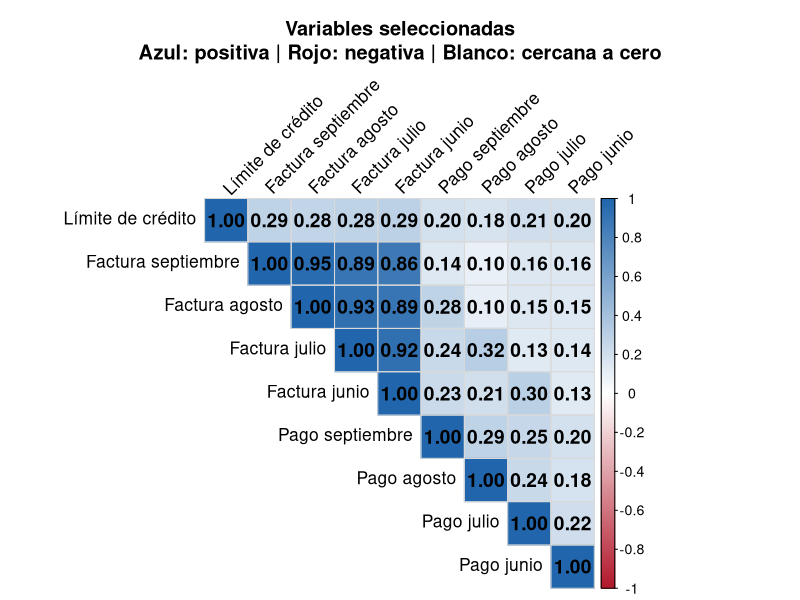

This figure's R source:
## ---- chunk 1
knitr::opts_chunk$set(echo = TRUE, warning = FALSE, message = FALSE)
## ---- chunk 2
paquetes <- c(
  "readr",
  "corrplot",
  "dplyr",
  "rlang",
  "here",
  "readxl",
  "ragg",
  "kableExtra"
)

paquetes_faltantes <- paquetes[!paquetes %in% rownames(installed.packages())]

if (length(paquetes_faltantes) > 0) {
  install.packages(paquetes_faltantes)
}

# Esto es lo que faltaba: cargar los paquetes
invisible(lapply(paquetes, library, character.only = TRUE))
## ---- chunk 3
datos_credit <- read_csv(here("DATASET", "datos_credit.csv"))

variables_seleccionadas <- c(
  "LIMIT_BAL",
  paste0("BILL_AMT", 1:4),
  paste0("PAY_AMT", 1:4)
)

datos_sin_estandarizar <- as.data.frame(
  datos_credit[, variables_seleccionadas]
)

# Conservar las mismas observaciones para ambos análisis.
datos_sin_estandarizar <- datos_sin_estandarizar[
  complete.cases(datos_sin_estandarizar),
  ,
  drop = FALSE
]

datos_estandarizados <- as.data.frame(
  scale(datos_sin_estandarizar, center = TRUE, scale = TRUE)
)

pca_sin_estandarizar <- prcomp(
  datos_sin_estandarizar,
  center = TRUE,
  scale. = FALSE
)

pca_estandarizado <- prcomp(
  datos_estandarizados,
  center = TRUE,
  scale. = FALSE
)
## ---- chunk 4

library(dplyr)
library(corrplot)

# Se parte de la base depurada datos_credit.
# EDUCATION se reserva para caracterizar perfiles por ser categórica.
variables_pca <- c(
  "LIMIT_BAL",
  paste0("BILL_AMT", 1:4),
  paste0("PAY_AMT", 1:4)
)

datos_pca <- datos_credit %>%
  select(all_of(variables_pca))

matriz_cor <- cor(
  datos_pca,
  method = "pearson",
  use = "complete.obs"
)

etiquetas <- c(
  "Límite de crédito",
  "Factura septiembre", "Factura agosto",
  "Factura julio", "Factura junio",
  "Pago septiembre", "Pago agosto",
  "Pago julio", "Pago junio"
)

dimnames(matriz_cor) <- list(etiquetas, etiquetas)

corrplot(
  matriz_cor,
  method = "color",
  type = "upper",
  diag = TRUE,
  order = "original",
  col = colorRampPalette(c("#B2182B", "#FFFFFF", "#2166AC"))(200),
  col.lim = c(-1, 1),
  addCoef.col = "black",
  number.cex = 1.15,
  number.digits = 2,
  tl.col = "black",
  tl.cex = 1.05,
  tl.srt = 45,
  cl.cex = 0.85,
  addgrid.col = "grey85",
  mar = c(0, 0, 4, 0),
  title = paste(
    "Variables seleccionadas",
    "Azul: positiva | Rojo: negativa | Blanco: cercana a cero",
    sep = "\n"
  )
)
## ---- chunk 5
library(dplyr)
library(tidyr)
library(knitr)
library(kableExtra)

variables_seleccionadas <- c(
  "LIMIT_BAL",
  paste0("BILL_AMT", 1:4),
  paste0("PAY_AMT", 1:4)
)

tabla_escalas <- datos_credit %>%
  select(all_of(variables_seleccionadas)) %>%
  pivot_longer(
    everything(),
    names_to = "Variable",
    values_to = "Valor"
  ) %>%
  group_by(Variable) %>%
  summarise(
    Minimo = min(Valor, na.rm = TRUE),
    Maximo = max(Valor, na.rm = TRUE),
    Amplitud = Maximo - Minimo,
    Media = mean(Valor, na.rm = TRUE),
    Mediana = median(Valor, na.rm = TRUE),
    Desviacion = sd(Valor, na.rm = TRUE),
    .groups = "drop"
  ) %>%
  mutate(Variable = factor(Variable, levels = variables_seleccionadas)) %>%
  arrange(Variable) %>%
  mutate(
    Variable = c(
      "LIMIT_BAL · Límite de crédito",
      "BILL_AMT1 · Septiembre",
      "BILL_AMT2 · Agosto",
      "BILL_AMT3 · Julio",
      "BILL_AMT4 · Junio",
      "PAY_AMT1 · Septiembre",
      "PAY_AMT2 · Agosto",
      "PAY_AMT3 · Julio",
      "PAY_AMT4 · Junio"
    )
  )

tabla_escalas %>%
  kable(
    format = "html",
    caption = "NTD: nuevos dólares taiwaneses. Amplitud = máximo − mínimo.",
    col.names = c(
      "Variable / mes", "Mínimo", "Máximo", "Amplitud",
      "Media", "Mediana", "Desviación estándar"
    ),
    digits = 2,
    format.args = list(big.mark = ".", decimal.mark = ","),
    align = c("l", rep("r", 6))
  ) %>%
  kable_styling(
    bootstrap_options = c("hover", "responsive"),
    full_width = TRUE,
    font_size = 15
  ) %>%
  row_spec(0, bold = TRUE, color = "white", background = "#243447") %>%
  row_spec(1, background = "#E8EFFA", color = "#17365D") %>%
  row_spec(2:5, background = "#FFF1DE", color = "#754000") %>%
  row_spec(6:9, background = "#E5F3EE", color = "#175541") %>%
  column_spec(1, bold = TRUE, width = "6cm") %>%
  pack_rows(
    "LÍMITE DE CRÉDITO · Cupo otorgado",
    1, 1,
    label_row_css = "background-color: #285A91; color: white; font-weight: bold;",
    indent = FALSE
  ) %>%
  pack_rows(
    "FACTURACIÓN · Montos de los estados de cuenta",
    2, 5,
    label_row_css = "background-color: #A65E00; color: white; font-weight: bold;",
    indent = FALSE
  ) %>%
  pack_rows(
    "PAGOS · Montos efectivamente pagados",
    6, 9,
    label_row_css = "background-color: #24735B; color: white; font-weight: bold;",
    indent = FALSE
  ) %>%
  footnote(
    general = c(
      "NT$: nuevos dólares taiwaneses. Amplitud = máximo − mínimo.",
      "Desviación estándar: dispersión de los valores alrededor de la media.",
      "Aunque todas las variables comparten unidad monetaria, sus magnitudes y dispersiones son diferentes."
    ),
    general_title = "Nota: ",
    footnote_as_chunk = TRUE
  )
## ---- chunk 6
library(dplyr)

variables_seleccionadas <- c(
  "LIMIT_BAL",
  paste0("BILL_AMT", 1:4),
  paste0("PAY_AMT", 1:4)
)

# Grupo 1: variables originales, sin estandarizar (NT$).
datos_sin_estandarizar <- datos_credit %>%
  select(all_of(variables_seleccionadas))

# Grupo 2: variables estandarizadas.
# A cada valor se le resta la media y se divide por la desviación estándar.
# Cada columna queda con media 0 y desviación estándar 1, sin unidad.
datos_estandarizados <- datos_sin_estandarizar %>%
  scale(center = TRUE, scale = TRUE) %>%
  as.data.frame()

# Ambos grupos conservan las mismas filas y el mismo orden de variables.
# EDUCATION queda fuera porque es categórica.
## ---- chunk 7
library(knitr)
library(kableExtra)

crear_tabla_pca <- function(modelo, titulo, color) {

  varianza <- modelo$sdev^2
  porcentaje <- 100 * varianza / sum(varianza)
  contribuciones <- 100 * t(modelo$rotation^2)

  tabla <- data.frame(
    Componente = colnames(modelo$rotation),
    Individual = porcentaje,
    Acumulada = cumsum(porcentaje),
    contribuciones,
    check.names = FALSE
  )

  tabla %>%
    kable(
      format = "html",
      caption = titulo,
      row.names = FALSE,
      col.names = c(
        "PC", "Indiv.", "Acum.", "Cupo",
        "Sep.", "Ago.", "Jul.", "Jun.",
        "Sep.", "Ago.", "Jul.", "Jun."
      ),
      digits = 2,
      format.args = list(decimal.mark = ","),
      align = c("c", rep("r", 11)),
      table.attr = paste0(
        'style="width:100%; table-layout:fixed;',
        'margin-bottom:30px;"'
      )
    ) %>%
    kable_styling(
      bootstrap_options = c("hover", "condensed"),
      full_width = TRUE,
      font_size = 12
    ) %>%
    add_header_above(
      c(
        " " = 1,
        "Varianza (%)" = 2,
        "Límite" = 1,
        "Facturas · Contribución (%)" = 4,
        "Pagos · Contribución (%)" = 4
      ),
      bold = TRUE,
      color = "white",
      background = color
    ) %>%
    column_spec(1, bold = TRUE) %>%
    column_spec(2:3, background = "#F1F4F8") %>%
    column_spec(4, background = "#E8EFFA") %>%
    column_spec(5:8, background = "#FFF1DE") %>%
    column_spec(9:12, background = "#E5F3EE")
}

tabla_original <- crear_tabla_pca(
  pca_sin_estandarizar,
  "PCA sin estandarizar",
  "#A65E00"
)

tabla_estandarizada <- crear_tabla_pca(
  pca_estandarizado,
  "PCA estandarizado",
  "#24735B"
)

htmltools::browsable(
  htmltools::tagList(
    htmltools::tags$style(htmltools::HTML("
      .pca-tablas {
        background: #FFFFFF;
        color: #243447;
        padding: 24px;
        font-family: 'Segoe UI', Arial, sans-serif;
      }

      .pca-tablas table {
        width: 100% !important;
        border-collapse: collapse;
        background: #FFFFFF;
        font-family: 'Segoe UI', Arial, sans-serif;
        font-size: 13px !important;
        font-variant-numeric: tabular-nums;
        margin-bottom: 32px !important;
      }

      .pca-tablas caption {
        caption-side: top;
        text-align: left;
        color: #243447 !important;
        font-family: 'Segoe UI', Arial, sans-serif;
        font-size: 19px !important;
        font-weight: 600;
        padding: 0 0 14px;
      }

      .pca-tablas th,
      .pca-tablas td {
        padding: 9px 4px !important;
        border: none;
        border-bottom: 1px solid #DCE3EA;
        color: #243447;
      }

      .pca-tablas thead tr:last-child th {
        background: #F1F4F8 !important;
        color: #243447 !important;
        font-weight: 600;
      }

      .pca-tablas tbody td:first-child {
        background: #FFFFFF !important;
        font-weight: 700;
      }

      .pca-tablas p {
        margin: 0;
        font-size: 13px;
        line-height: 1.6;
        color: #425466;
      }
    ")),

    htmltools::tags$div(
      class = "pca-tablas",

      htmltools::HTML(as.character(tabla_original)),
      htmltools::HTML(as.character(tabla_estandarizada)),

      htmltools::tags$p(
        htmltools::tags$strong("Cómo leer las tablas: "),
        "Indiv. = varianza explicada por cada componente; ",
        "Acum. = varianza acumulada. ",
        "Azul: límite de crédito; naranja: facturas; verde: pagos. ",
        "Las contribuciones se calculan como 100 × peso² y suman 100% ",
        "entre las nueve variables de cada fila. No representan la varianza ",
        "de cada variable explicada por la componente."
      )
    )
  )
)
